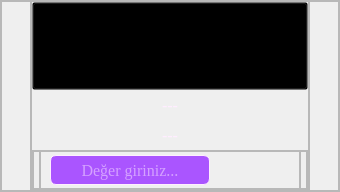
                     <widget class="QFrame" name="frame_31">
                      <property name="minimumSize">
                       <size>
                        <width>340</width>
                        <height>0</height>
                       </size>
                      </property>
                      <property name="maximumSize">
                       <size>
                        <width>480</width>
                        <height>16777215</height>
                       </size>
                      </property>
                      <property name="frameShape">
                       <enum>QFrame::StyledPanel</enum>
                      </property>
                      <property name="frameShadow">
                       <enum>QFrame::Raised</enum>
                      </property>
                      <layout class="QHBoxLayout" name="horizontalLayout_15">
                       <property name="spacing">
                        <number>0</number>
                       </property>
                       <property name="leftMargin">
                        <number>0</number>
                       </property>
                       <property name="topMargin">
                        <number>0</number>
                       </property>
                       <property name="rightMargin">
                        <number>0</number>
                       </property>
                       <property name="bottomMargin">
                        <number>0</number>
                       </property>
                       <item>
                        <widget class="QFrame" name="frame_32">
                         <property name="minimumSize">
                          <size>
                           <width>30</width>
                           <height>0</height>
                          </size>
                         </property>
                         <property name="maximumSize">
                          <size>
                           <width>30</width>
                           <height>16777215</height>
                          </size>
                         </property>
                         <property name="frameShape">
                          <enum>QFrame::StyledPanel</enum>
                         </property>
                         <property name="frameShadow">
                          <enum>QFrame::Raised</enum>
                         </property>
                        </widget>
                       </item>
                       <item>
                        <widget class="QFrame" name="frame_33">
                         <property name="frameShape">
                          <enum>QFrame::StyledPanel</enum>
                         </property>
                         <property name="frameShadow">
                          <enum>QFrame::Raised</enum>
                         </property>
                         <layout class="QVBoxLayout" name="verticalLayout_8">
                          <property name="spacing">
                           <number>0</number>
                          </property>
                          <property name="leftMargin">
                           <number>0</number>
                          </property>
                          <property name="topMargin">
                           <number>0</number>
                          </property>
                          <property name="rightMargin">
                           <number>0</number>
                          </property>
                          <property name="bottomMargin">
                           <number>0</number>
                          </property>
                          <item>
                           <widget class="QPushButton" name="pushButton_16">
                            <property name="minimumSize">
                             <size>
                              <width>0</width>
                              <height>88</height>
                             </size>
                            </property>
                            <property name="maximumSize">
                             <size>
                              <width>16777215</width>
                              <height>88</height>
                             </size>
                            </property>
                            <property name="focusPolicy">
                             <enum>Qt::NoFocus</enum>
                            </property>
                            <property name="styleSheet">
                             <string notr="true">QPushButton {
	background-color: transparent;
}</string>
                            </property>
                            <property name="text">
                             <string/>
                            </property>
                            <property name="icon">
                             <iconset resource="resource.qrc">
                              <normaloff>:/icon/medical-assistance-3.png</normaloff>:/icon/medical-assistance-3.png</iconset>
                            </property>
                            <property name="iconSize">
                             <size>
                              <width>80</width>
                              <height>80</height>
                             </size>
                            </property>
                           </widget>
                          </item>
                          <item>
                           <widget class="QLabel" name="oyuncu6_label">
                            <property name="minimumSize">
                             <size>
                              <width>0</width>
                              <height>30</height>
                             </size>
                            </property>
                            <property name="maximumSize">
                             <size>
                              <width>16777215</width>
                              <height>30</height>
                             </size>
                            </property>
                            <property name="font">
                             <font>
                              <family>Times New Roman</family>
                              <pointsize>12</pointsize>
                             </font>
                            </property>
                            <property name="styleSheet">
                             <string notr="true">QLabel {
	color: rgb(255, 237, 255);
}</string>
                            </property>
                            <property name="text">
                             <string>---</string>
                            </property>
                            <property name="alignment">
                             <set>Qt::AlignCenter</set>
                            </property>
                           </widget>
                          </item>
                          <item>
                           <widget class="QLabel" name="oyuncu6_para">
                            <property name="minimumSize">
                             <size>
                              <width>0</width>
                              <height>30</height>
                             </size>
                            </property>
                            <property name="maximumSize">
                             <size>
                              <width>16777215</width>
                              <height>30</height>
                             </size>
                            </property>
                            <property name="font">
                             <font>
                              <family>Times New Roman</family>
                              <pointsize>12</pointsize>
                             </font>
                            </property>
                            <property name="styleSheet">
                             <string notr="true">QLabel {
	color: rgb(255, 237, 255);
}</string>
                            </property>
                            <property name="text">
                             <string>---</string>
                            </property>
                            <property name="alignment">
                             <set>Qt::AlignCenter</set>
                            </property>
                           </widget>
                          </item>
                          <item>
                           <widget class="QFrame" name="frame_41">
                            <property name="minimumSize">
                             <size>
                              <width>0</width>
                              <height>40</height>
                             </size>
                            </property>
                            <property name="maximumSize">
                             <size>
                              <width>16777215</width>
                              <height>40</height>
                             </size>
                            </property>
                            <property name="frameShape">
                             <enum>QFrame::StyledPanel</enum>
                            </property>
                            <property name="frameShadow">
                             <enum>QFrame::Raised</enum>
                            </property>
                            <layout class="QHBoxLayout" name="horizontalLayout_16">
                             <property name="spacing">
                              <number>0</number>
                             </property>
                             <property name="leftMargin">
                              <number>0</number>
                             </property>
                             <property name="topMargin">
                              <number>0</number>
                             </property>
                             <property name="rightMargin">
                              <number>0</number>
                             </property>
                             <property name="bottomMargin">
                              <number>0</number>
                             </property>
                             <item>
                              <widget class="QFrame" name="frame_54">
                               <property name="frameShape">
                                <enum>QFrame::StyledPanel</enum>
                               </property>
                               <property name="frameShadow">
                                <enum>QFrame::Raised</enum>
                               </property>
                              </widget>
                             </item>
                             <item>
                              <widget class="QFrame" name="frame_34">
                               <property name="minimumSize">
                                <size>
                                 <width>260</width>
                                 <height>0</height>
                                </size>
                               </property>
                               <property name="maximumSize">
                                <size>
                                 <width>260</width>
                                 <height>16777215</height>
                                </size>
                               </property>
                               <property name="frameShape">
                                <enum>QFrame::StyledPanel</enum>
                               </property>
                               <property name="frameShadow">
                                <enum>QFrame::Raised</enum>
                               </property>
                               <layout class="QHBoxLayout" name="horizontalLayout_21">
                                <property name="spacing">
                                 <number>0</number>
                                </property>
                                <property name="leftMargin">
                                 <number>0</number>
                                </property>
                                <property name="topMargin">
                                 <number>0</number>
                                </property>
                                <property name="rightMargin">
                                 <number>0</number>
                                </property>
                                <property name="bottomMargin">
                                 <number>0</number>
                                </property>
                                <item>
                                 <widget class="QLineEdit" name="oyuncu6_lineEdit">
                                  <property name="minimumSize">
                                   <size>
                                    <width>160</width>
                                    <height>30</height>
                                   </size>
                                  </property>
                                  <property name="maximumSize">
                                   <size>
                                    <width>160</width>
                                    <height>30</height>
                                   </size>
                                  </property>
                                  <property name="font">
                                   <font>
                                    <family>Times New Roman</family>
                                    <pointsize>12</pointsize>
                                   </font>
                                  </property>
                                  <property name="styleSheet">
                                   <string notr="true">QLineEdit {
	background-color: rgb(170, 85, 255);
	border-radius: 6px;
	border: 1px solid rgb(255, 237, 255);
	color: rgb(255, 237, 255);
}

QLineEdit:hover {
	border: 1px solid rgb(255, 237, 255);
}</string>
                                  </property>
                                  <property name="alignment">
                                   <set>Qt::AlignCenter</set>
                                  </property>
                                  <property name="placeholderText">
                                   <string>Değer giriniz...</string>
                                  </property>
                                 </widget>
                                </item>
                                <item>
                                 <widget class="QPushButton" name="oyuncu6_azaltBtn">
                                  <property name="minimumSize">
                                   <size>
                                    <width>30</width>
                                    <height>30</height>
                                   </size>
                                  </property>
                                  <property name="maximumSize">
                                   <size>
                                    <width>30</width>
                                    <height>30</height>
                                   </size>
                                  </property>
                                  <property name="font">
                                   <font>
                                    <family>Times New Roman</family>
                                    <pointsize>12</pointsize>
                                   </font>
                                  </property>
                                  <property name="styleSheet">
                                   <string notr="true">QPushButton {
	background-color: transparent;
	border-radius: 10px;
}

QPushButton:hover {
	background-color: rgb(240, 140, 0);
}</string>
                                  </property>
                                  <property name="text">
                                   <string/>
                                  </property>
                                  <property name="icon">
                                   <iconset resource="resource.qrc">
                                    <normaloff>:/icon/minus.png</normaloff>:/icon/minus.png</iconset>
                                  </property>
                                  <property name="iconSize">
                                   <size>
                                    <width>30</width>
                                    <height>30</height>
                                   </size>
                                  </property>
                                 </widget>
                                </item>
                                <item>
                                 <widget class="QPushButton" name="oyuncu6_arttirBtn">
                                  <property name="minimumSize">
                                   <size>
                                    <width>30</width>
                                    <height>30</height>
                                   </size>
                                  </property>
                                  <property name="maximumSize">
                                   <size>
                                    <width>30</width>
                                    <height>30</height>
                                   </size>
                                  </property>
                                  <property name="font">
                                   <font>
                                    <family>Times New Roman</family>
                                    <pointsize>12</pointsize>
                                   </font>
                                  </property>
                                  <property name="styleSheet">
                                   <string notr="true">QPushButton {
	background-color: transparent;
	border-radius: 10px;
}

QPushButton:hover {
	background-color:  rgb(90, 178, 0);
}</string>
                                  </property>
                                  <property name="text">
                                   <string/>
                                  </property>
                                  <property name="icon">
                                   <iconset resource="resource.qrc">
                                    <normaloff>:/icon/plus.png</normaloff>:/icon/plus.png</iconset>
                                  </property>
                                  <property name="iconSize">
                                   <size>
                                    <width>30</width>
                                    <height>30</height>
                                   </size>
                                  </property>
                                 </widget>
                                </item>
                               </layout>
                              </widget>
                             </item>
                             <item>
                              <widget class="QFrame" name="frame_53">
                               <property name="frameShape">
                                <enum>QFrame::StyledPanel</enum>
                               </property>
                               <property name="frameShadow">
                                <enum>QFrame::Raised</enum>
                               </property>
                              </widget>
                             </item>
                            </layout>
                           </widget>
                          </item>
                          <item>
                           <widget class="QFrame" name="frame_47">
                            <property name="frameShape">
                             <enum>QFrame::StyledPanel</enum>
                            </property>
                            <property name="frameShadow">
                             <enum>QFrame::Raised</enum>
                            </property>
                           </widget>
                          </item>
                         </layout>
                        </widget>
                       </item>
                       <item>
                        <widget class="QFrame" name="frame_35">
                         <property name="minimumSize">
                          <size>
                           <width>30</width>
                           <height>0</height>
                          </size>
                         </property>
                         <property name="maximumSize">
                          <size>
                           <width>30</width>
                           <height>16777215</height>
                          </size>
                         </property>
                         <property name="frameShape">
                          <enum>QFrame::StyledPanel</enum>
                         </property>
                         <property name="frameShadow">
                          <enum>QFrame::Raised</enum>
                         </property>
                        </widget>
                       </item>
                      </layout>
                     </widget>
